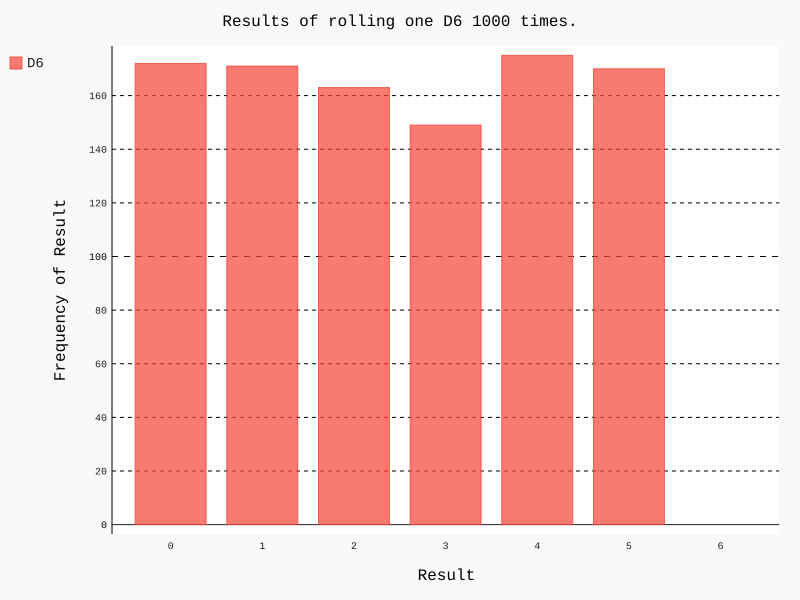

This chart was generated by the following Python code:
import pygal

from die import Die

# Create a D6.
die = Die()

# Make some rolls, and store results to a list.
results = [die.roll() for roll_num in range(1000)]


# Analyze the results
frequencies = [results.count(value) for value in range(1, die.num_sides+1)]


hist = pygal.Bar()

hist.title = "Results of rolling one D6 1000 times."
hist.x_labels = [x for x in range(7)]
hist.x_title = "Result"
hist.y_title = "Frequency of Result"

hist.add("D6", frequencies)
hist.render_to_file('Desktop/die_visual.svg')
